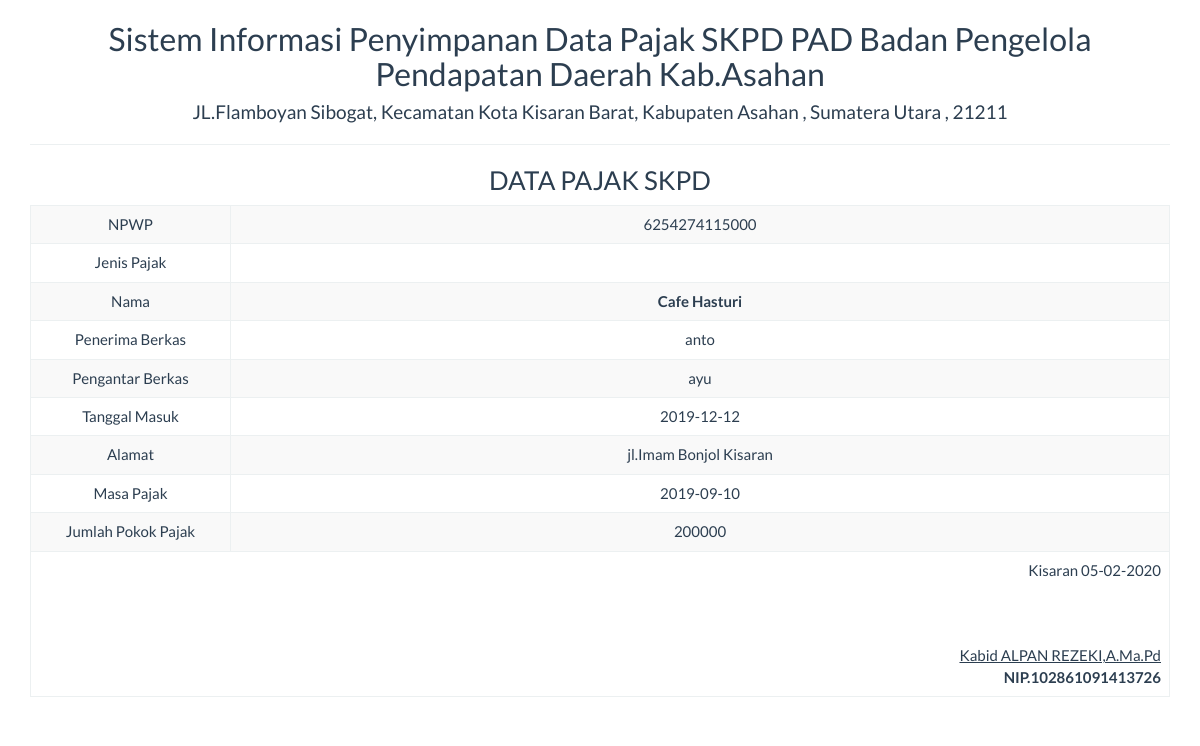
The page /report/arsip_satu.php?id=26 on the database its author committed.
### tables this page shows
CREATE TABLE `tbl_simpan` (
  `id` int(5) NOT NULL,
  `npwp` varchar(20) NOT NULL,
  `jenis_pajak` varchar(20) NOT NULL,
  `nama` varchar(50) NOT NULL,
  `penerima` varchar(50) NOT NULL,
  `pemberi` varchar(50) NOT NULL,
  `tgl_masuk` date NOT NULL,
  `alamat` text NOT NULL,
  `masa_pajak` date NOT NULL,
  `jumlah_pokok_pajak` varchar(20) NOT NULL
);

### report/arsip_satu.php (the view, shortened to what this page needs)
<!DOCTYPE html>
<html>
    <head>
        <link href="../Assets/css/bootstrap.min.css" rel="stylesheet" type="text/css"/>
    </head>
    <body onload="print()">
        <?php
        include '../config/koneksi.php';
        $sql = "SELECT * FROM tbl_simpan WHERE id='" . $_GET ['id'] . "'";
        $query = mysqli_query($koneksi, $sql) or die("SQL Detail error");
        $data = mysqli_fetch_array($query);
        ?>
        <div class="container">
            <div class='row'>
                <div class="col-sm-12">
                    <div class="text-center">
                        <h2>Sistem Informasi Penyimpanan Data Pajak SKPD PAD Badan Pengelola Pendapatan Daerah Kab.Asahan </h2>
                        <h4>JL.Flamboyan Sibogat, Kecamatan Kota Kisaran Barat, Kabupaten Asahan , Sumatera Utara , 21211</h4>
                        <hr>
                        <h3>DATA PAJAK SKPD</h3>
                        <table class="table table-bordered table-striped table-hover">
                            <tbody>
								<tr>
                                    <td>NPWP</td> <td><?= $data['npwp'] ?></td>
                                </tr>
                                <tr>
                                    <td width="200">Jenis Pajak</td> <td><?= $data['ruang_arsip'] ?></td>
                                </tr>
                                <tr>
                                    <td>Nama</td> <td><strong><?= $data['nama'] ?> </strong></td>
                                </tr>
                                <tr>
                                    <td>Penerima Berkas</td> <td><?= $data['penerima'] ?></td>
                                </tr>
								<tr>
                                    <td>Pengantar Berkas</td> <td><?= $data['pemberi'] ?></td>
                                </tr>
								<tr>
                                    <td>Tanggal Masuk</td> <td><?= $data['tgl_masuk'] ?></td>
									<tr>
                                    <td>Alamat</td> <td><?= $data['alamat'] ?></td>
                                </tr>
								<tr>
                                    <td>Masa Pajak</td> <td><?= $data['masa_pajak'] ?></td>
                                </tr>
								<tr>
                                    <td>Jumlah Pokok Pajak</td> <td><?= $data['jumlah_pokok_pajak'] ?></td>
                                </tr>
                                </tr>
                            </tbody>
                            <tfoot>
                                <tr>
                                    <td colspan="2" class="text-right">
                                        Kisaran  <?= date("d-m-Y") ?>
                                        <br><br><br><br>
                                       <u>Kabid ALPAN REZEKI,A.Ma.Pd<strong></u><br>
                                        NIP.102861091413726
									</td>
								</tr>
							</tfoot>
                        </table>
                    </div>
                </div>
            </div>
    </body>
</html>

### rows shown on the page
tbl_simpan: npwp "6254274115000", nama "Cafe Hasturi", penerima "anto", pemberi "ayu", tgl_masuk "2019-12-12", alamat "jl.Imam Bonjol Kisaran", masa_pajak "2019-09-10", jumlah_pokok_pajak "200000"
